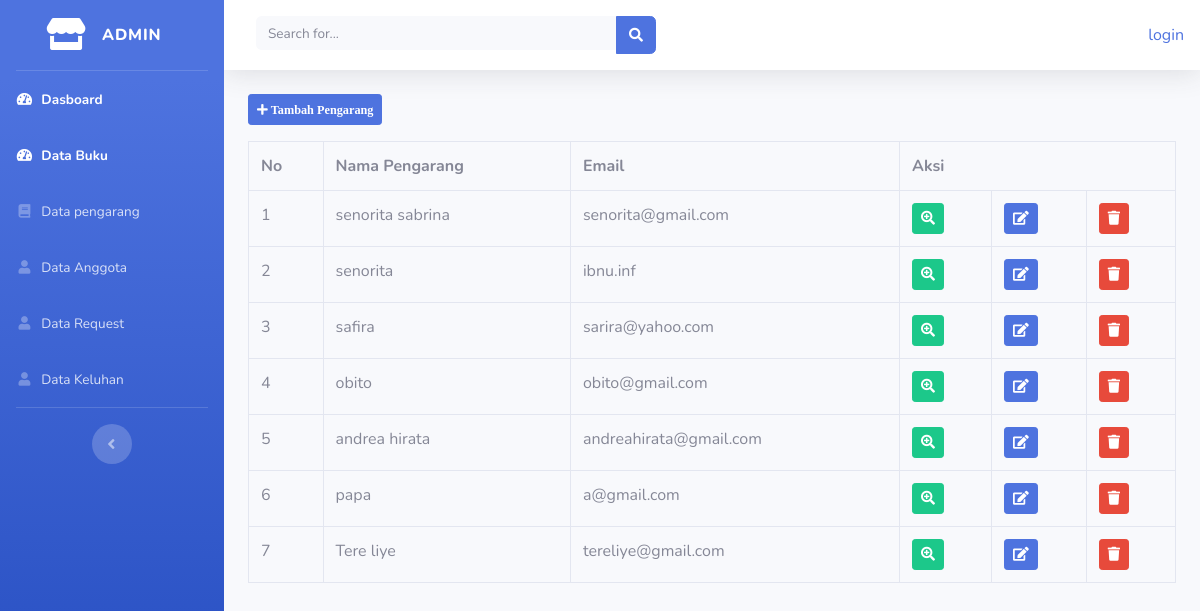
Screenshot of /index.php/admin/data_pengarang with the database file from the repository.
### tables this page shows
CREATE TABLE `pengarang` (
  `id_pengarang` int(11) NOT NULL,
  `nama_pengarang` varchar(50) NOT NULL,
  `email` varchar(30) NOT NULL,
  `foto_pengarang` varchar(100) NOT NULL
);

### application/controllers/admin/data_pengarang.php (called while the page is built, shortened)
<?php
class Data_pengarang extends CI_Controller{
	public function index()
	{
		$data['pengarang'] = $this->model_buku->tampil_data_pengarang()->result();
		$this->load->view('templates_admin/header');
		$this->load->view('templates_admin/sidebar');
		$this->load->view('admin/data_pengarang', $data);
		$this->load->view('templates_admin/footer');
	}
	}

### index.php (called while the page is built, shortened)
<?php
require_once BASEPATH.'core/CodeIgniter.php';

### application/models/model_buku.php (called while the page is built, shortened)
<?php
class Model_buku extends CI_Model{
    public function tampil_data_pengarang(){
    	return $this->db->get('pengarang');
    }
}

### application/views/admin/data_pengarang.php (the view, shortened to what this page needs)
<div class="container-fluid">
    <button class="btn btn-sm btn-primary mb-3" data-toggle="modal" data-target="#tambah_pengarang"><i class=" fas fa-plus fa-sm"> Tambah Pengarang</i></button>
    <table class="table table-bordered">
        <tr>
            <th>No</th>
            <th>Nama Pengarang</th>
            <th>Email</th>
            <th colspan="3">Aksi</th>
        </tr>
        <?php
        $no=1;
        foreach ($pengarang as $pg) : ?>
        <tr>
            <td><?php echo $no++ ?></td>
            <td><?php echo  $pg->nama_pengarang ?></td>
            <td><?php echo  $pg->email ?></td>
            <td><?php echo anchor('admin/data_pengarang/detail/'.$pg->id_pengarang,'<div class="btn btn-success btn-sm"><i class="fa fa-search-plus"></i></div>') ?></td>
            <td><?php echo anchor('admin/data_pengarang/edit/' .$pg->id_pengarang, '<div class="btn btn-primary btn-sm"><i class="fas fa-edit"></i></div>') ?></td>
            <td onclick="javascript: return confirm('Anda yakin hapus ?')"><?php echo anchor('admin/data_pengarang/hapus/' .$pg->id_pengarang, '<div class="btn btn-danger btn-sm"><i class="fas fa-trash"></i></div>') ?></td>
        </tr>
        <?php endforeach; ?>
    </table>
</div>

### rows the page displays
pengarang: nama_pengarang "senorita sabrina", email "senorita@gmail.com"
pengarang: nama_pengarang "senorita", email "ibnu.inf"
pengarang: nama_pengarang "safira", email "sarira@yahoo.com"
pengarang: nama_pengarang "obito", email "obito@gmail.com"
pengarang: nama_pengarang "andrea hirata", email "andreahirata@gmail.com"
pengarang: nama_pengarang "papa", email "a@gmail.com"
pengarang: nama_pengarang "Tere liye", email "tereliye@gmail.com"

### other values shown
anchor('auth/login', 'login') "login"
